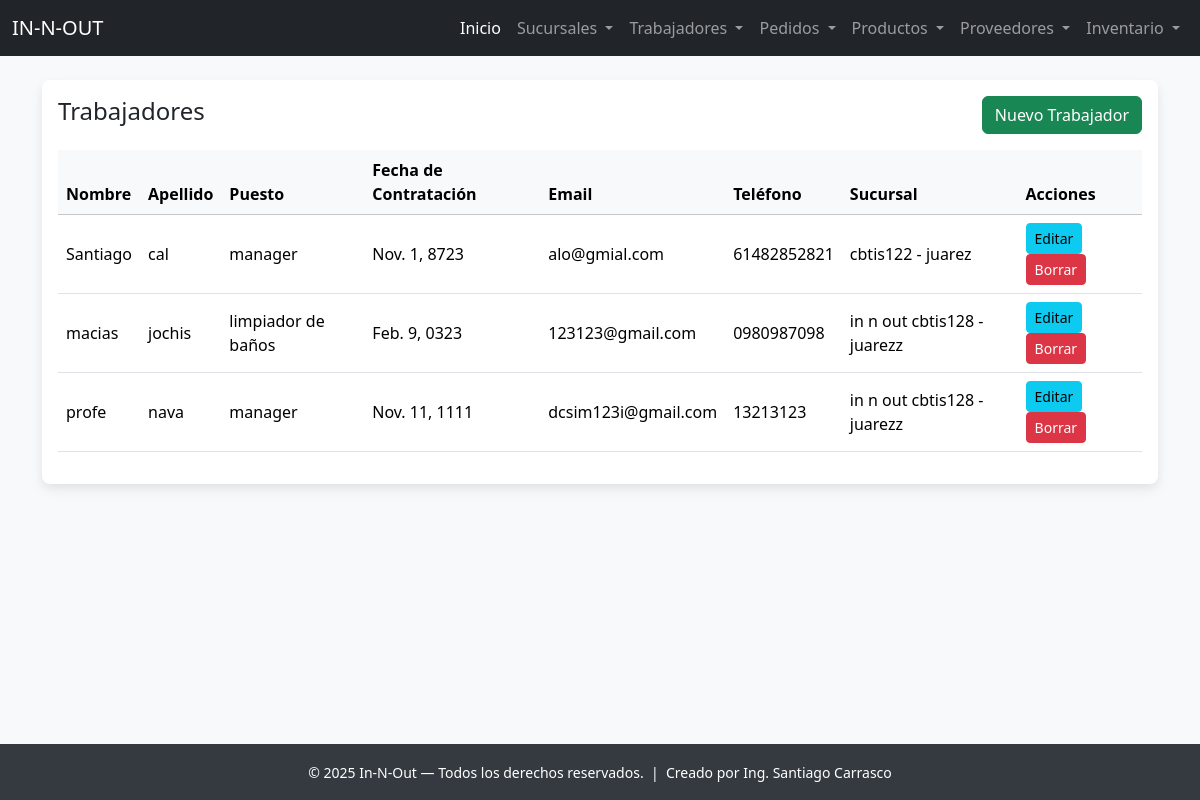
/trabajador/ver/, run on the app's committed database.
### app_InNOut/models.py (models this page shows, shortened)
class Trabajador(models.Model):
    nombre = models.CharField(max_length=100)
    apellido = models.CharField(max_length=100)
    puesto = models.CharField(max_length=50)
    fecha_contratacion = models.DateField()
    email = models.EmailField(unique=True)
    telefono_personal = models.CharField(max_length=20, blank=True)
    sucursal = models.ForeignKey(Sucursal, on_delete=models.CASCADE, related_name="trabajadores")

class Sucursal(models.Model):
    nombre_tienda = models.CharField(max_length=100)
    direccion = models.CharField(max_length=200, blank=True, null=True)
    ciudad = models.CharField(max_length=100)
    codigo_postal = models.CharField(max_length=10, blank=True, null=True)
    telefono_tienda = models.CharField(max_length=20)
    es_drive_thru = models.BooleanField(default=False)
    fecha_apertura = models.DateField()

### app_InNOut/views.py (the view)
# urls.py: path('trabajador/ver/', views.ver_trabajadores, name='ver_trabajadores'),
def ver_trabajadores(request):
    trabajadores = Trabajador.objects.select_related('sucursal').all().order_by('nombre')
    return render(request, 'trabajador/ver_trabajadores.html', {'trabajadores': trabajadores})

### app_InNOut/templates/trabajador/ver_trabajadores.html (shortened to what this page needs)
{% extends "base.html" %}
{% block content %}
<div class="card card-soft p-3">
  <div class="d-flex justify-content-between align-items-center mb-3">
    <h4>Trabajadores</h4>
    <a class="btn btn-success" href="{% url 'agregar_trabajador' %}">
       Nuevo Trabajador
    </a>
  </div>
  <table class="table table-hover align-middle">
    <thead class="table-light">
      <tr>
        <th>Nombre</th>
        <th>Apellido</th>
        <th>Puesto</th>
        <th>Fecha de Contratación</th>
        <th>Email</th>
        <th>Teléfono</th>
        <th>Sucursal</th>
        <th>Acciones</th>
      </tr>
    </thead>
    <tbody>
      {% for t in trabajadores %}
      <tr>
        <td>{{ t.nombre }}</td>
        <td>{{ t.apellido }}</td>
        <td>{{ t.puesto }}</td>
        <td>{{ t.fecha_contratacion }}</td>
        <td>{{ t.email }}</td>
        <td>{{ t.telefono_personal }}</td>
        <td>
          {% if t.sucursal %}
            {{ t.sucursal.nombre_tienda }} - {{ t.sucursal.ciudad }}
          {% else %}
            <em>Sin asignar</em>
          {% endif %}
        </td>
        <td>
          <a class="btn btn-sm btn-info" href="{% url 'actualizar_trabajador' t.id %}">
             Editar
          </a>
          <a class="btn btn-sm btn-danger" href="{% url 'borrar_trabajador' t.id %}">
             Borrar
          </a>
        </td>
      </tr>
      {% empty %}
      <tr><td colspan="8" class="text-center text-muted">No existen trabajadores registrados.</td></tr>
      {% endfor %}
    </tbody>
  </table>
</div>
{% endblock %}

### app_InNOut/templates/base.html (style rules this page uses)
body { background-color: #f8f9fa; padding-top: 56px; padding-bottom: 60px; }
.card-soft { box-shadow: 0 4px 8px 0 rgba(0,0,0,0.05), 0 6px 15px 0 rgba(0,0,0,0.05); border: none; border-radius: .5rem; }

### data on the page
Trabajador: nombre "Santiago", apellido "cal", puesto "manager", fecha_contratacion "Nov. 1, 8723", email "alo@gmial.com", telefono_personal "61482852821", sucursal.nombre_tienda "cbtis122", sucursal.ciudad "juarez"
Trabajador: nombre "macias", apellido "jochis", puesto "limpiador de baños", fecha_contratacion "Feb. 9, 0323", email "123123@gmail.com", telefono_personal "0980987098", sucursal.nombre_tienda "in n out cbtis128", sucursal.ciudad "juarezz"
Trabajador: nombre "profe", apellido "nava", puesto "manager", fecha_contratacion "Nov. 11, 1111", email "dcsim123i@gmail.com", telefono_personal "13213123", sucursal.nombre_tienda "in n out cbtis128", sucursal.ciudad "juarezz"
